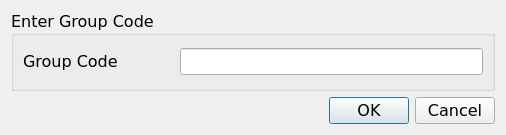
<?xml version="1.0" encoding="UTF-8"?>
<ui version="4.0">
 <class>join_group</class>
 <widget class="QDialog" name="join_group">
  <property name="geometry">
   <rect>
    <x>0</x>
    <y>0</y>
    <width>506</width>
    <height>135</height>
   </rect>
  </property>
  <property name="font">
   <font>
    <family>Verdana</family>
    <pointsize>12</pointsize>
   </font>
  </property>
  <property name="windowTitle">
   <string>Join Group</string>
  </property>
  <layout class="QGridLayout" name="gridLayout_2">
   <item row="0" column="0" colspan="3">
    <widget class="QGroupBox" name="reminder_box">
     <property name="title">
      <string>Enter Group Code</string>
     </property>
     <layout class="QGridLayout" name="gridLayout">
      <item row="0" column="1" colspan="2">
       <widget class="QLineEdit" name="taskname_edit"/>
      </item>
      <item row="0" column="0">
       <widget class="QLabel" name="name_task_label">
        <property name="text">
         <string>Group Code</string>
        </property>
       </widget>
      </item>
     </layout>
    </widget>
   </item>
   <item row="1" column="0">
    <spacer name="horizontalSpacer">
     <property name="orientation">
      <enum>Qt::Orientation::Horizontal</enum>
     </property>
     <property name="sizeHint" stdset="0">
      <size>
       <width>323</width>
       <height>20</height>
      </size>
     </property>
    </spacer>
   </item>
   <item row="1" column="1">
    <widget class="QPushButton" name="ok_btn">
     <property name="text">
      <string>OK</string>
     </property>
    </widget>
   </item>
   <item row="1" column="2">
    <widget class="QPushButton" name="cancel_btn">
     <property name="text">
      <string>Cancel</string>
     </property>
    </widget>
   </item>
  </layout>
 </widget>
 <resources/>
 <connections/>
</ui>
